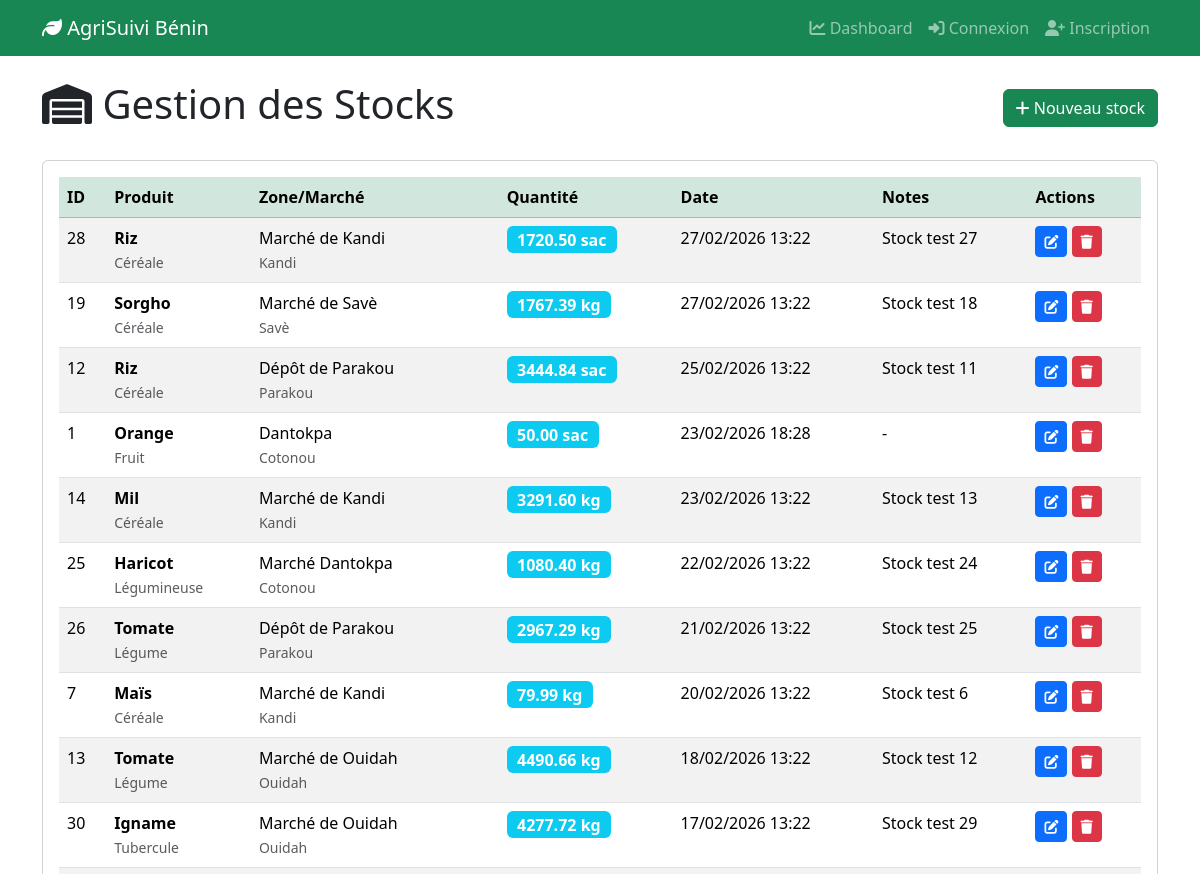
The page /stocks (signed in, upper part) on the database as committed earlier.
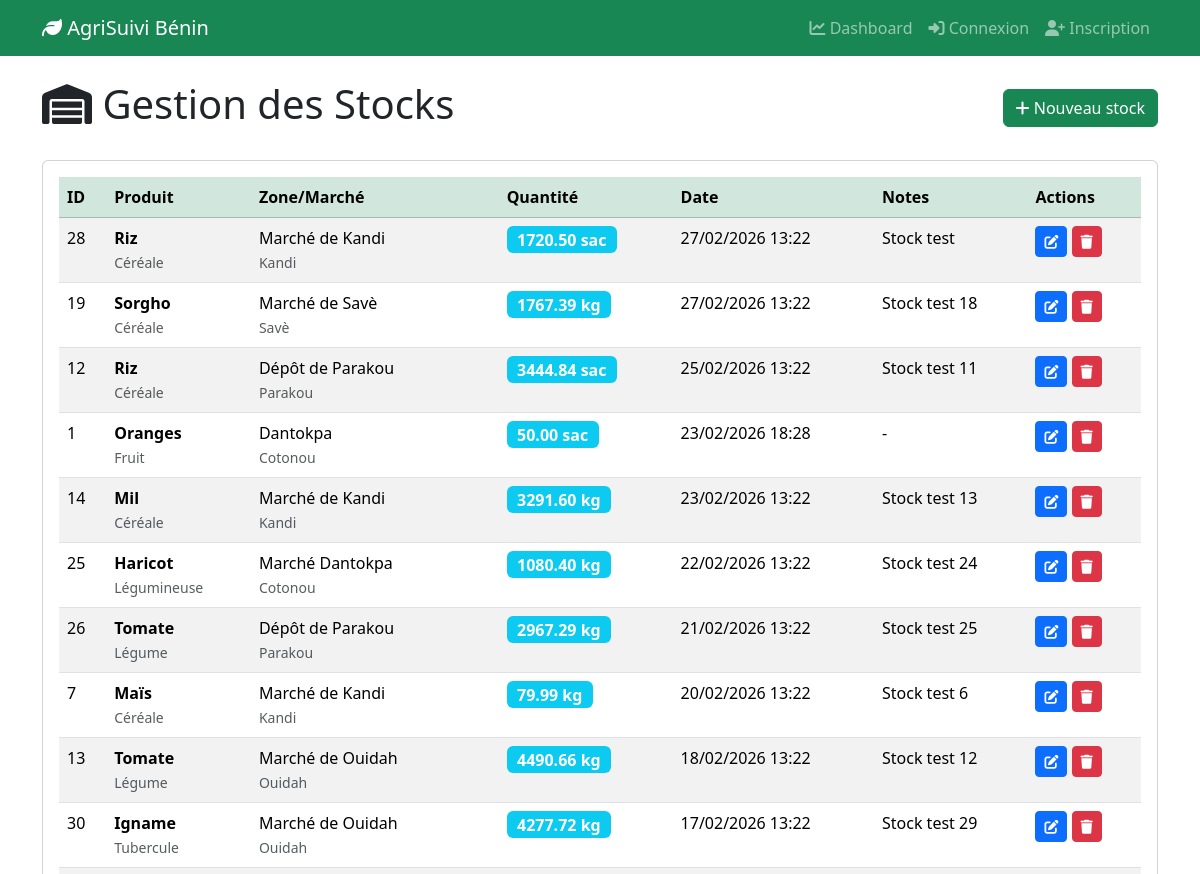
The same page on the database as committed later.
### models.py (models this page shows)
class Stock(Base):
    __tablename__ = "stocks"
    id = Column(Integer, primary_key=True, index=True)
    product_id = Column(Integer, ForeignKey("products.id"))
    zone_id = Column(Integer, ForeignKey("zones.id"))
    quantity = Column(Float)
    date = Column(DateTime, default=datetime.now)
    notes = Column(Text, nullable=True)
    created_by = Column(Integer, ForeignKey("users.id"), nullable=True)
    product = relationship("Product", back_populates="stocks")
    zone = relationship("Zone", back_populates="stocks")
    creator = relationship("User")

class Product(Base):
    __tablename__ = "products"
    id = Column(Integer, primary_key=True, index=True)
    name = Column(String(100), index=True)
    category = Column(String(50))
    unit = Column(String(20))
    description = Column(Text, nullable=True)
    created_at = Column(DateTime, default=datetime.now)
    created_by = Column(Integer, ForeignKey("users.id"), nullable=True)
    stocks = relationship("Stock", back_populates="product")
    prices = relationship("Price", back_populates="product")
    creator = relationship("User")

class Zone(Base):
    __tablename__ = "zones"
    id = Column(Integer, primary_key=True, index=True)
    name = Column(String(100), index=True)
    type = Column(String(50))
    department = Column(String(50))
    city = Column(String(100))
    created_at = Column(DateTime, default=datetime.now)
    stocks = relationship("Stock", back_populates="zone")
    prices = relationship("Price", back_populates="zone")

### main.py (the view)
@app.get("/stocks")
async def list_stocks(request: Request, db: Session = Depends(get_db)):
    user = getattr(request.state, 'user', None)
    if not user:
        return RedirectResponse(url="/login", status_code=303)
    stocks = db.query(models.Stock).order_by(models.Stock.date.desc()).all()
    return templates.TemplateResponse(
        "stocks/list.html",
        {"request": request, "stocks": stocks}
    )

### templates/stocks/list.html (shortened to what this page needs)
{% extends "base.html" %}
{% block content %}
<div class="d-flex justify-content-between align-items-center mb-4">
    <h1><i class="fas fa-warehouse"></i> Gestion des Stocks</h1>
    <a href="/stocks/add" class="btn btn-success">
        <i class="fas fa-plus"></i> Nouveau stock
    </a>
</div>
<div class="card">
    <div class="card-body">
        <table class="table table-striped table-hover">
            <thead class="table-success">
                <tr>
                    <th>ID</th>
                    <th>Produit</th>
                    <th>Zone/Marché</th>
                    <th>Quantité</th>
                    <th>Date</th>
                    <th>Notes</th>
                    <th>Actions</th>
                </tr>
            </thead>
            <tbody>
                {% for stock in stocks %}
                <tr>
                    <td>{{ stock.id }}</td>
                    <td>
                        <strong>{{ stock.product.name }}</strong><br>
                        <small class="text-muted">{{ stock.product.category }}</small>
                    </td>
                    <td>
                        {{ stock.zone.name }}<br>
                        <small class="text-muted">{{ stock.zone.city }}</small>
                    </td>
                    <td>
                        <span class="badge bg-info fs-6">
                            {{ "%.2f"|format(stock.quantity) }} {{ stock.product.unit }}
                        </span>
                    </td>
                    <td>{{ stock.date.strftime('%d/%m/%Y %H:%M') }}</td>
                    <td>{{ stock.notes or '-' }}</td>
                    <td>
                        <a href="/stocks/edit/{{ stock.id }}" class="btn btn-sm btn-primary" title="Modifier">
                            <i class="fas fa-edit"></i>
                        </a>
                        <a href="/stocks/delete/{{ stock.id }}" class="btn btn-sm btn-danger"
                           onclick="return confirm('Supprimer ce stock ?')" title="Supprimer">
                            <i class="fas fa-trash"></i>
                        </a>
                    </td>
                </tr>
                {% else %}
                <tr>
                    <td colspan="7" class="text-center">Aucun stock enregistré</td>
                </tr>
                {% endfor %}
            </tbody>
        </table>
    </div>
</div>
{% endblock %}

Rows that differ between the two databases and show on the page:
changed Stock id 28: notes "Stock test 27" → "Stock test"
changed through a linked row, Stock "Dantokpa": product.name "Orange" → "Oranges"
